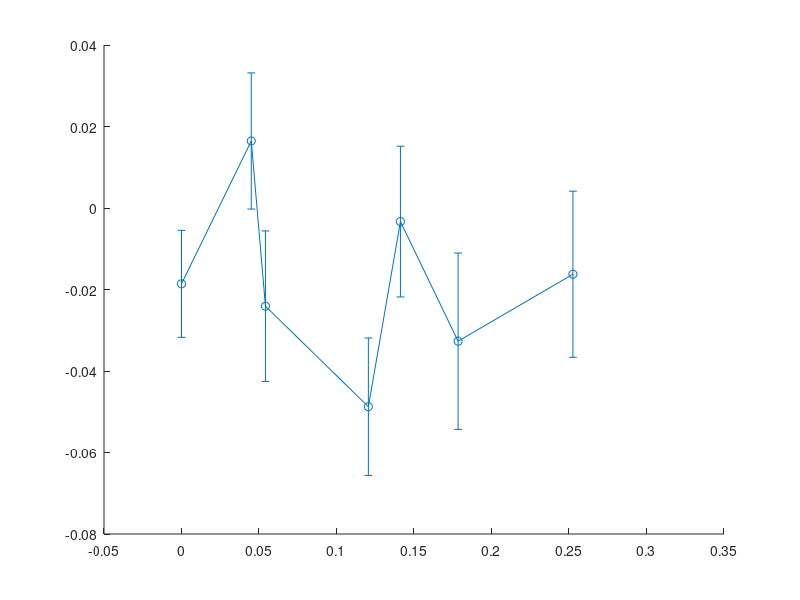

This chart was generated by the following MATLAB code: (Note: this script raises an error after producing the figure.)
colors = [0 0 0;
    0.102, 0.373, 0.478;
    0.739, 0.390, 0.571;
    1, 0.647, 0];


load('fractions.mat'); % fractions of KCs activated by each concentration

load('JulianMelissaData.mat'); % behaviour data - see Readme

numDilutions = size(decisionsTotal,1);
numVoltages = size(decisionsTotal,2);
%% decision scores

[mean_deltaPapp, sem_deltaPapp] = deal(zeros(numDilutions,numVoltages));
for d=1:numDilutions
    for v=1:numVoltages
        deltaPav = trainedOdorDecs{d,v}(:,6) - trainedOdorDecs{d,v}(:,2);
        mean_deltaPapp(d,v) = mean(deltaPav);
        sem_deltaPapp(d,v) = std(deltaPav)/sqrt(length(deltaPav));
    end
end
figure, hold on

for v=1:numVoltages
    errorbar(fractions,mean_deltaPapp(:,v),sem_deltaPapp(:,v),'o-','Color',...
        colors(v,:),'MarkerSize',3,'CapSize',3,'MarkerFaceColor',colors(v,:),'MarkerEdgeColor','none');

end
line([0 0.26],[0 0],'Color','k')
xlim([0 0.26])
set(gca,'units','centimeters','position',[1,1,2.5,2.5])
set(gca,'TickLength',[.03 .03],'TickDir','out')
axis square
fontsize(6,'points')
box off
xlabel('Fraction KCs responding')
ylabel('\Deltap_{obs}(approach CS+)')
